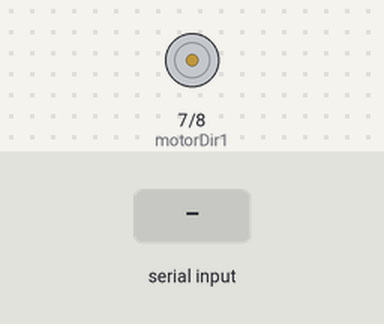
Recording of a sketch running on a simulated Arduino Uno, built with avr-gcc and run on an emulated ATmega328P. Shown: motor-driver pin pairs drawn as motors (green arrow = first pin HIGH = forward, orange = second pin HIGH = backward, longer = more drive, scaled by the enable pin). The inputs (shaded band) are chosen by the test bench.

Above: at 1.2 s.
1.3 s: "F" received over the second serial link
2.8 s: "B" received over the second serial link
4.3 s: "2" received over the second serial link
At 4.6 s:
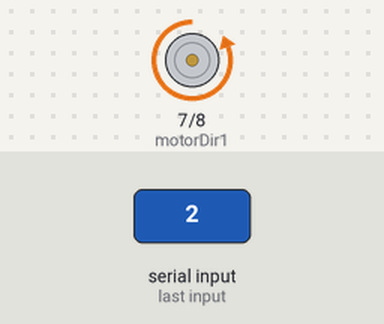
5.8 s: "S" received over the second serial link
At 7.0 s:
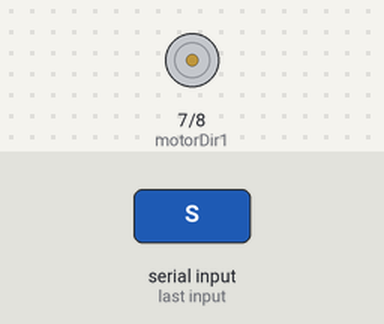
7.3 s: "F" received over the second serial link
At 8.1 s:
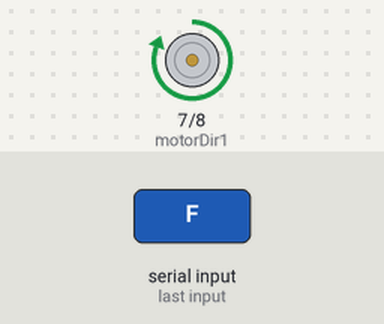
Timing chart, 0 to 9.8 s (numbered marks = the images above; inputs shaded):
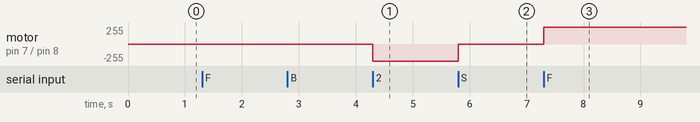

Measured:
- after the input at 4.3 s, motor on pin 7 (motorDir1) / pin 8 (motorDir2): stopped → backward 255/255 at once
- after the input at 5.8 s, motor on pin 7 (motorDir1) / pin 8 (motorDir2): backward 255/255 → stopped at once
- after the input at 7.3 s, motor on pin 7 (motorDir1) / pin 8 (motorDir2): stopped → forward 255/255 at once

The sketch:

Code_for_Bldc_motor_school_project.ino
```cpp
#include <SoftwareSerial.h>

SoftwareSerial bluetooth(10, 11); // RX, TX pins of HC-05

// Motor control pins
const int motorPWM = 9;   // PWM pin for motor speed control
const int motorDir1 = 7;  // Direction pin 1
const int motorDir2 = 8;  // Direction pin 2

void setup() {
  // Initialize Serial communication with a baud rate of 9600
  Serial.begin(9600);
  bluetooth.begin(9600);

  // Set motor control pins as output
  pinMode(motorPWM, OUTPUT);
  pinMode(motorDir1, OUTPUT);
  pinMode(motorDir2, OUTPUT);
}

void loop() {
  if (bluetooth.available()) {
    char command = bluetooth.read();

    // Check the received command from Bluetooth
    switch (command) {
      case 'F':  // Forward
        moveForward();
        break;
      case 'B':  // Backward
        moveBackward();
        break;
      case 'S':  // Stop
        stopMotor();
        break;
      case '1':  // Increase speed
        increaseSpeed();
        break;
      case '2':  // Decrease speed
        decreaseSpeed();
        break;
    }
  }
}

// Move the motor forward
void moveForward() {
  digitalWrite(motorDir1, HIGH);
  digitalWrite(motorDir2, LOW);
}

// Move the motor backward
void moveBackward() {
  digitalWrite(motorDir1, LOW);
  digitalWrite(motorDir2, HIGH);
}

// Stop the motor
void stopMotor() {
  digitalWrite(motorDir1, LOW);
  digitalWrite(motorDir2, LOW);
}

// Increase motor speed
void increaseSpeed() {
  int currentSpeed = analogRead(motorPWM);
  if (currentSpeed < 255) {
    analogWrite(motorPWM, currentSpeed + 10);
  }
}

// Decrease motor speed
void decreaseSpeed() {
  int currentSpeed = analogRead(motorPWM);
  if (currentSpeed > 0) {
    analogWrite(motorPWM, currentSpeed - 10);
  }
}
```
